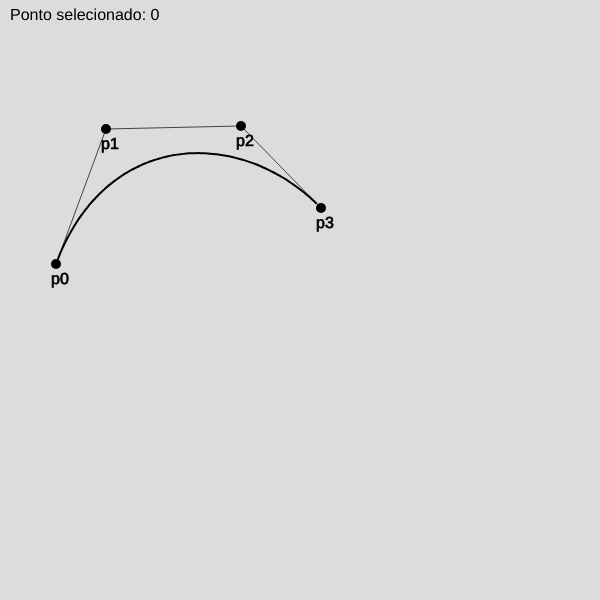
Frame 1 (no input)
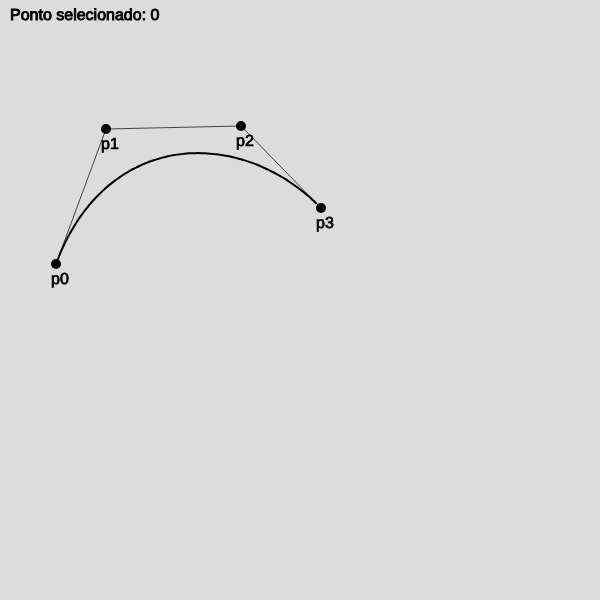
Frame 60 (no input)
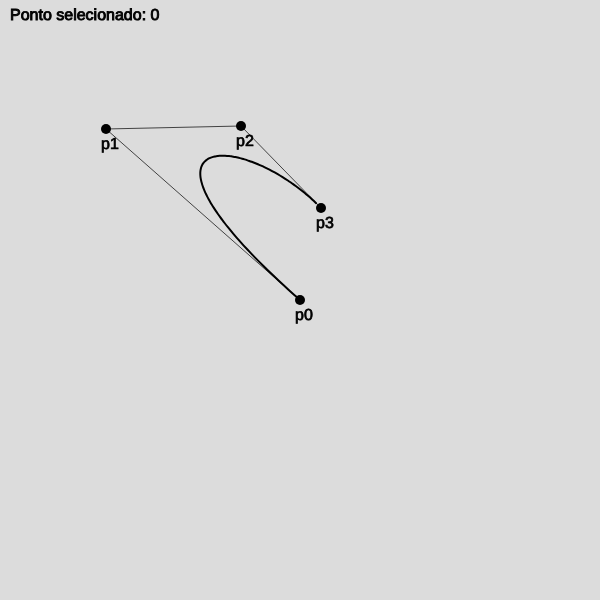
Frame 120 (the mouse pressed at the canvas centre since frame 60)

The p5.js sketch that drew these frames (run headless with seeded random() and noise() and a simulated clock; from frame 60 on, the mouse is pressed at the canvas centre):

// p5.js sketch
// ── sketch.js
const DEGREE = 3;

const points = [
  { x: 56, y: 264, name: 'p0'},
  { x: 106, y: 129, name: 'p1'},
  { x: 241, y: 126, name: 'p2'},
  { x: 321, y: 208, name: 'p3'},
];

const size = [600, 600];

let canvas;

let selectedPoint = 0;

function setup() {
  canvas = createCanvas(size[0], size[1]);
  canvas.mousePressed(onMousePressed);
  
  for (let i = points.length; i < DEGREE + 1; i++){
    points.push({ 
      x: random(0 + 30, size[0]-30), 
      y: random(0 + 30, size[1]-30), 
      name: 'p'+i 
    });
  }
}

function draw() {
  background(220);
  
  strokeWeight(0.9);
  textSize(16);
  fill(1);
  text(`Ponto selecionado: ${selectedPoint}`, 10, 20);
  
  points.map(point => drawPoint(point));
  for (let i = 0; i < points.length; i++){
    if (points[i+1])
      connectPoints(points[i], points[i+1]);
  }
  
  drawBezier(points);
}

function drawBezier(_points) {
  const drawPoints = customBezier(_points);
  noFill();
  stroke(1);
  strokeWeight(2);
  beginShape();
  drawPoints.map(point => curveVertex(point.x, point.y));
  endShape();
}

function customBezier(_points){
  
  const n = _points.length -1;
  
  const b = (t) => {
    let x = 0;
    let y = 0;
    
    for (let i = 0; i <= n; i++){
      const scalar = C(n, i) * Math.pow(1-t, n-i) * Math.pow(t, i);
      const p = _points[i];
      
      x += p.x * scalar;
      y += p.y * scalar;
    }
    
    return {x, y};
  }
  
  const drawPoints = [b(0)];
  
  for (let t = 0; t <= 1; t += 0.01){
    const newPoint = b(t);
    drawPoints.push(newPoint);
  }
  
  return drawPoints;
}

function drawPoint(p) {
  stroke('black'); // Change the color
  strokeWeight(10); // Make the points 10 pixels in 
  point(p.x, p.y);
  
  strokeWeight(0.7);
  textSize(16);
  text(p.name, p.x - 5, p.y + 20);
}

function connectPoints(p1, p2) {
  strokeWeight(0.7);
  line(p1.x, p1.y, p2.x, p2.y);
}

function onMousePressed() {
  const point = points[selectedPoint];
  
  point.x = mouseX;
  point.y = mouseY;
}

function keyTyped() {
  const n = parseInt(key);
  
  if (!isNaN(n) && n < points.length){
    selectedPoint = n;
  }
}

function C(n, k) {
	if ( (typeof n !== 'number') || (typeof k !== 'number') ) {
		return false;
	}
	var coeff = 1;
	for ( var x = n-k+1; x <= n; x++ ) coeff *= x;
	for ( x = 1; x <= k; x++ ) coeff /= x;
	return coeff;
}
